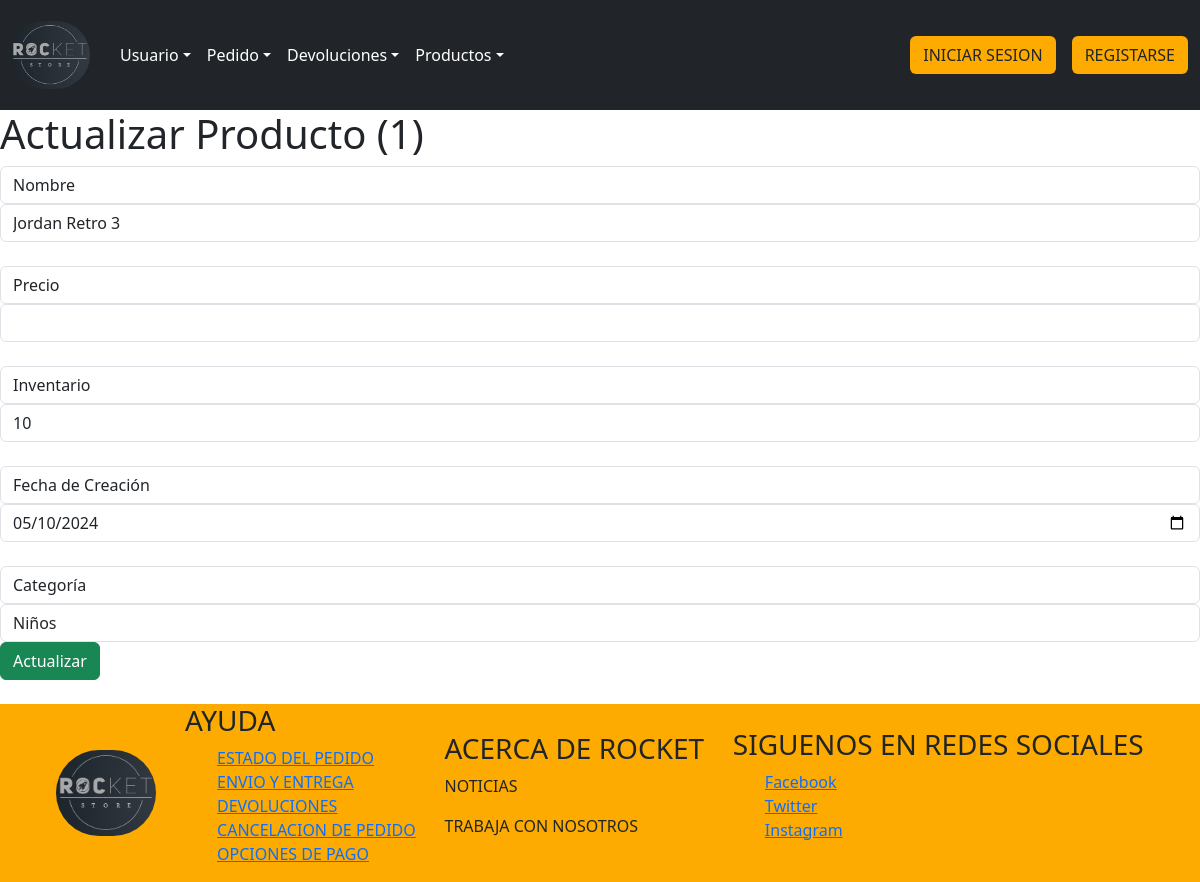
The page /tienda/productos_formulario_editar/1 on the database its author committed.
### tienda/models.py (models this page shows, shortened)
class Producto(models.Model):
	nombre = models.CharField(max_length=254, unique=True)
	precio = models.FloatField()
	inventario = models.IntegerField()
	fecha_creacion = models.DateField()
	categoria = models.ForeignKey(SubCategoriaEtiqueta, on_delete=models.CASCADE )
	foto = models.ImageField(upload_to="fotos_productos/", default="fotos_productos/default.png")

class CategoriaEtiqueta(models.Model):
	nombre = models.CharField(max_length=254, unique=True)

### tienda/views.py (the view)
# urls.py: path("productos_formulario_editar/<int:id>", views.productos_formulario_editar, name="productos_formulario_editar"),
def productos_formulario_editar(request, id):
	q = Producto.objects.get(pk=id)
	c = CategoriaEtiqueta.objects.all()
	contexto = {"data": q, "categoria": c}
	return render(request, "tienda/productos/productos_formulario_editar.html", contexto)

### tienda/templates/tienda/productos/productos_formulario_editar.html (shortened to what this page needs)
{% extends 'tienda/inicio/base.html' %}
{% load static %}
{% block contenedor %}
    <h1 class="titul">Actualizar Producto ({{ data.id }})</h1>
    <form action="{% url 'productos_actualizar' %}" method="post">
        <label class="form-control">Nombre</label>
        <input class="form-control" type="text" name="nombre" value="{{ data.nombre }}" /><br>
        <label class="form-control">Precio</label>
        <input class="form-control" type="number" name="precio" value="{{ data.precio }}" /><br>
        <label class="form-control">Inventario</label>
        <input class="form-control" type="number" name="inventario" value="{{ data.inventario }}" /><br>
        <label class="form-control">Fecha de Creación</label>
        <input class="form-control" type="date" name="fecha_creacion" value="{{ data.fecha_creacion|date:'Y-m-d' }}" /><br>
        <label class="form-control">Categoría</label>
        <select class="form-control" name="categoria">
            {% for c in categoria %}
                <option value="{{ c.id }}" {% if data.categoria.id == c.id %}selected{% endif %}>{{ c.nombre }}</option>
            {% endfor %}
        </select>
        <button type="submit" class="btn btn-success">Actualizar</button>
    </form>
{% endblock %}

### rows shown on the page
Producto: id "1", nombre "Jordan Retro 3", inventario "10", fecha_creacion "05/10/2024", categoria "Niños"
